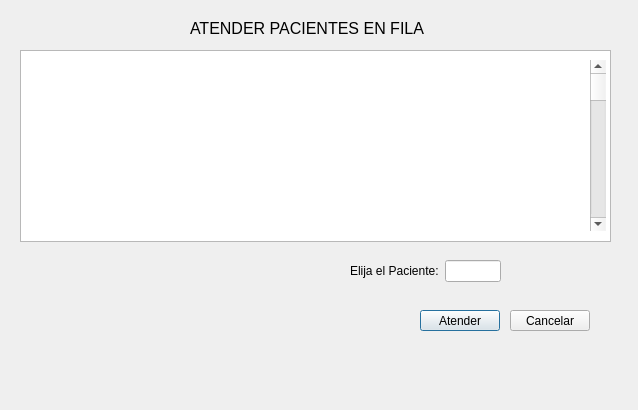
<?xml version="1.0" encoding="UTF-8"?>
<ui version="4.0">
 <class>atenderPacienteGUI</class>
 <widget class="QDialog" name="atenderPacienteGUI">
  <property name="geometry">
   <rect>
    <x>0</x>
    <y>0</y>
    <width>638</width>
    <height>410</height>
   </rect>
  </property>
  <property name="windowTitle">
   <string>atenderPaciente</string>
  </property>
  <widget class="QLabel" name="label">
   <property name="geometry">
    <rect>
     <x>190</x>
     <y>20</y>
     <width>241</width>
     <height>16</height>
    </rect>
   </property>
   <property name="font">
    <font>
     <pointsize>12</pointsize>
    </font>
   </property>
   <property name="text">
    <string>ATENDER PACIENTES EN FILA</string>
   </property>
  </widget>
  <widget class="QColumnView" name="columnView">
   <property name="geometry">
    <rect>
     <x>20</x>
     <y>50</y>
     <width>591</width>
     <height>192</height>
    </rect>
   </property>
  </widget>
  <widget class="QScrollBar" name="verticalScrollBar">
   <property name="geometry">
    <rect>
     <x>590</x>
     <y>60</y>
     <width>16</width>
     <height>171</height>
    </rect>
   </property>
   <property name="orientation">
    <enum>Qt::Vertical</enum>
   </property>
  </widget>
  <widget class="QWidget" name="formLayoutWidget">
   <property name="geometry">
    <rect>
     <x>350</x>
     <y>260</y>
     <width>151</width>
     <height>31</height>
    </rect>
   </property>
   <layout class="QFormLayout" name="formLayout">
    <property name="fieldGrowthPolicy">
     <enum>QFormLayout::AllNonFixedFieldsGrow</enum>
    </property>
    <item row="0" column="1">
     <widget class="QLineEdit" name="lineEdit"/>
    </item>
    <item row="0" column="0">
     <widget class="QLabel" name="label_2">
      <property name="text">
       <string>Elija el Paciente:</string>
      </property>
     </widget>
    </item>
   </layout>
  </widget>
  <widget class="QPushButton" name="pushButton">
   <property name="geometry">
    <rect>
     <x>420</x>
     <y>310</y>
     <width>80</width>
     <height>21</height>
    </rect>
   </property>
   <property name="text">
    <string>Atender</string>
   </property>
  </widget>
  <widget class="QPushButton" name="pushButton_2">
   <property name="geometry">
    <rect>
     <x>510</x>
     <y>310</y>
     <width>80</width>
     <height>21</height>
    </rect>
   </property>
   <property name="text">
    <string>Cancelar</string>
   </property>
  </widget>
 </widget>
 <resources/>
 <connections/>
</ui>
